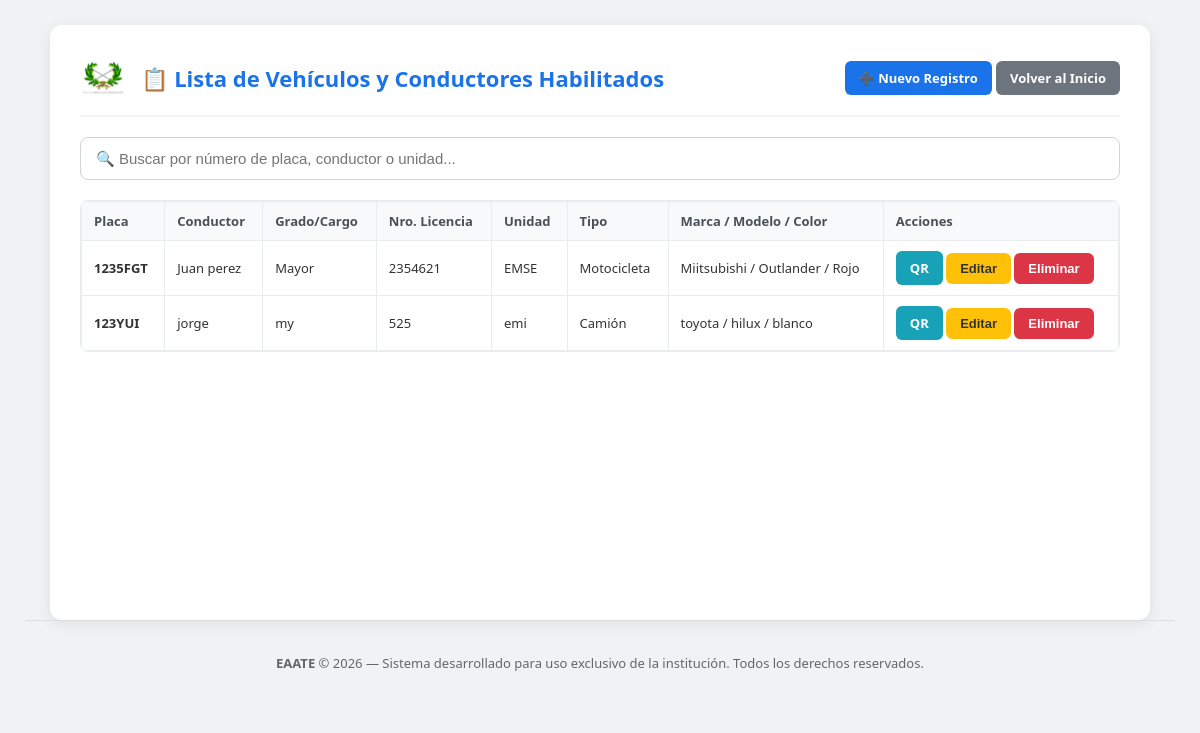
The page /vehiculos on the database its author committed.
### tables this page shows
CREATE TABLE vehiculos_conductores (
            id INTEGER PRIMARY KEY AUTOINCREMENT,
            nombre_conductor TEXT NOT NULL,
            grado_cargo TEXT,
            numero_licencia TEXT,
            unidad_destino TEXT,
            tipo_vehiculo TEXT,
            placa TEXT UNIQUE NOT NULL,
            marca TEXT,
            modelo TEXT,
            color TEXT
        );

### main.py (the view)
@app.get("/vehiculos", response_class=HTMLResponse)
def vehiculos_page(request: Request):
    conn = sqlite3.connect("database.db")
    cursor = conn.cursor()
    cursor.execute("SELECT * FROM vehiculos_conductores ORDER BY id DESC")
    vehiculos = cursor.fetchall()
    conn.close()
    return templates.TemplateResponse(request, "vehiculos.html", {"vehiculos": vehiculos})

### templates/vehiculos.html (shortened to what this page needs)
<!DOCTYPE html>
<html lang="es">
<head>
</head>
<body>
    <div class="container">
        <header>
            <div class="logo-title">
                <img src="/static/logo.png" alt="Logo" class="logo-img" onerror="this.style.display='none'">
                <h2>📋 Lista de Vehículos y Conductores Habilitados</h2>
            </div>
            <div>
                <a href="/registrar" class="btn btn-primary">➕ Nuevo Registro</a>
                <a href="/" class="btn btn-secondary">Volver al Inicio</a>
            </div>
        </header>
        <div class="search-container">
            <input type="text" id="inputBuscar" class="search-input" placeholder="🔍 Buscar por número de placa, conductor o unidad..." onkeyup="filtrarVehiculos()">
        </div>
        <div class="table-responsive">
            <table id="tablaVehiculos">
                <thead>
                    <tr>
                        <th>Placa</th>
                        <th>Conductor</th>
                        <th>Grado/Cargo</th>
                        <th>Nro. Licencia</th>
                        <th>Unidad</th>
                        <th>Tipo</th>
                        <th>Marca / Modelo / Color</th>
                        <th>Acciones</th>
                    </tr>
                </thead>
                <tbody>
                    {% for v in vehiculos %}
                    <tr class="fila-vehiculo">
                        <td><b class="columna-placa">{{ v[6] }}</b></td>
                        <td class="columna-conductor">{{ v[1] }}</td>
                        <td>{{ v[2] or '' }}</td>
                        <td>{{ v[3] or '' }}</td>
                        <td class="columna-unidad">{{ v[4] or '' }}</td>
                        <td>{{ v[5] or '' }}</td>
                        <td>{{ v[7] or '' }} / {{ v[8] or '' }} / {{ v[9] or '' }}</td>
                        <td>
                            <a href="/generar_qr/{{ v[6] }}" target="_blank" class="btn btn-qr">QR</a>
                            <button class="btn btn-edit" onclick="abrirEditar({{ v[0] }}, '{{ v[1] }}', '{{ v[2] }}', '{{ v[3] }}', '{{ v[4] }}', '{{ v[5] }}', '{{ v[6] }}', '{{ v[7] }}', '{{ v[8] }}', '{{ v[9] }}')">Editar</button>
                            <button class="btn btn-delete" onclick="eliminarVehiculo({{ v[0] }}, '{{ v[6] }}')">Eliminar</button>
                        </td>
                    </tr>
                    {% else %}
                    <tr>
                        <td colspan="8" style="text-align: center; color: #777; padding: 30px;">No hay vehículos registrados todavía.</td>
                    </tr>
                    {% endfor %}
                </tbody>
            </table>
        </div>
    </div>
    <footer>
        <p><b>EAATE</b> &copy; 2026 — Sistema desarrollado para uso exclusivo de la institución. Todos los derechos reservados.</p>
    </footer>
</body>
</html>

### templates/vehiculos.html (style rules this page uses)
body { font-family: 'Segoe UI', Tahoma, Geneva, Verdana, sans-serif; margin: 0; padding: 25px; background: #f0f2f5; color: #333; display: flex; flex-direction: column; min-height: 85vh; }
.container { max-width: 1100px; margin: 0 auto; background: white; padding: 30px; border-radius: 12px; box-shadow: 0 4px 15px rgba(0,0,0,0.08); flex: 1; width: 100%; box-sizing: border-box; }
header { display: flex; justify-content: space-between; align-items: center; margin-bottom: 20px; border-bottom: 2px solid #f0f2f5; padding-bottom: 15px; flex-wrap: wrap; gap: 15px; }
.logo-title { display: flex; align-items: center; gap: 15px; }
.logo-img { height: 45px; width: auto; object-fit: contain; }
h2 { color: #1a73e8; margin: 0; font-size: 22px; }
.btn { padding: 8px 14px; border-radius: 6px; font-size: 13px; font-weight: 600; text-decoration: none; cursor: pointer; border: none; display: inline-block; transition: background 0.2s; }
.btn-primary { background: #1a73e8; color: white; }
.btn-secondary { background: #6c757d; color: white; }
.btn-qr { background: #17a2b8; color: white; }
.btn-edit { background: #ffc107; color: #333; }
.btn-delete { background: #dc3545; color: white; }
.search-container { margin-bottom: 20px; }
.search-input { width: 100%; padding: 12px 15px; font-size: 15px; border: 1px solid #ced4da; border-radius: 8px; box-sizing: border-box; outline: none; }
.table-responsive { overflow-x: auto; max-height: 500px; overflow-y: auto; border: 1px solid #e9ecef; border-radius: 8px; }
table { width: 100%; border-collapse: collapse; font-size: 13px; white-space: nowrap; }
th, td { border: 1px solid #e9ecef; padding: 10px 12px; text-align: left; }
th { background: #f8f9fa; color: #495057; font-weight: 600; position: sticky; top: 0; z-index: 2; }
footer { text-align: center; padding: 20px; margin-top: auto; font-size: 13px; color: #666; border-top: 1px solid #ddd; }

### rows shown on the page
vehiculos_conductores: placa "1235FGT", nombre_conductor "Juan perez", grado_cargo "Mayor", numero_licencia "2354621", unidad_destino "EMSE", tipo_vehiculo "Motocicleta", marca "Miitsubishi", modelo "Outlander", color "Rojo"
vehiculos_conductores: placa "123YUI", nombre_conductor "jorge", grado_cargo "my", numero_licencia "525", unidad_destino "emi", tipo_vehiculo "Camión", marca "toyota", modelo "hilux", color "blanco"
